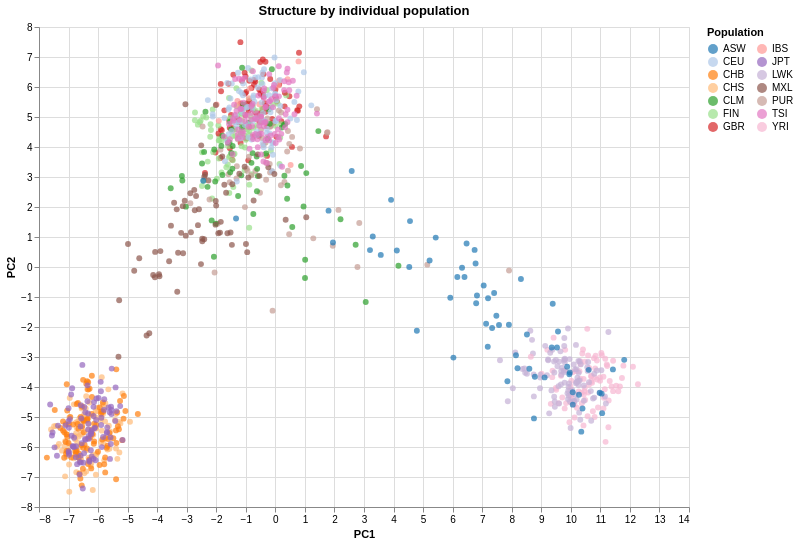

Notebook source saved alongside this figure:
### Markdown cell above
## 7 - PCA by Individual Population

### Code cell
chart_pop = alt.Chart(df_plot).mark_circle(size=35, opacity=0.70).encode(
    x='PC1:Q', y='PC2:Q',
    color=alt.Color('Population code:N',
        scale=alt.Scale(scheme='category20'),
        legend=alt.Legend(title='Population', columns=2)),
    tooltip=['Sample:N', 'Population code:N', 'Population name:N',
             'Superpopulation name:N']
).properties(title='Structure by individual population',
    width=650, height=480).interactive()

chart_pop.save('/Users/tim/bioinformatics-portfolio/01b-genes-and-geography/results/figures/pca_population_codes.html')
chart_pop

### Figure 1 — Vega-Lite specification as saved in the notebook (floating-point values rounded to 4 significant figures; data arrays with more than 128 entries replaced by an {"elided": "..."} marker saying what was removed)
{"config": {"view": {"continuousWidth": 300, "continuousHeight": 300}}, "data": {"name": "data-b67db3f4e3d1d501dfe27d2ceeedff4f"}, "mark": {"type": "circle", "opacity": 0.7, "size": 35}, "encoding": {"color": {"field": "Population code", "legend": {"columns": 2, "title": "Population"}, "scale": {"scheme": "category20"}, "type": "nominal"}, "tooltip": [{"field": "Sample", "type": "nominal"}, {"field": "Population code", "type": "nominal"}, {"field": "Population name", "type": "nominal"}, {"field": "Superpopulation name", "type": "nominal"}], "x": {"field": "PC1", "type": "quantitative"}, "y": {"field": "PC2", "type": "quantitative"}}, "height": 480, "params": [{"name": "param_1e9efca18e7a2868", "select": {"type": "interval", "encodings": ["x", "y"]}, "bind": "scales"}], "title": "Structure by individual population", "width": 650, "$schema": "https://vega.github.io/schema/vega-lite/v6.4.1.json", "datasets": {"data-b67db3f4e3d1d501dfe27d2ceeedff4f": {"elided": "1092 records"}}}
